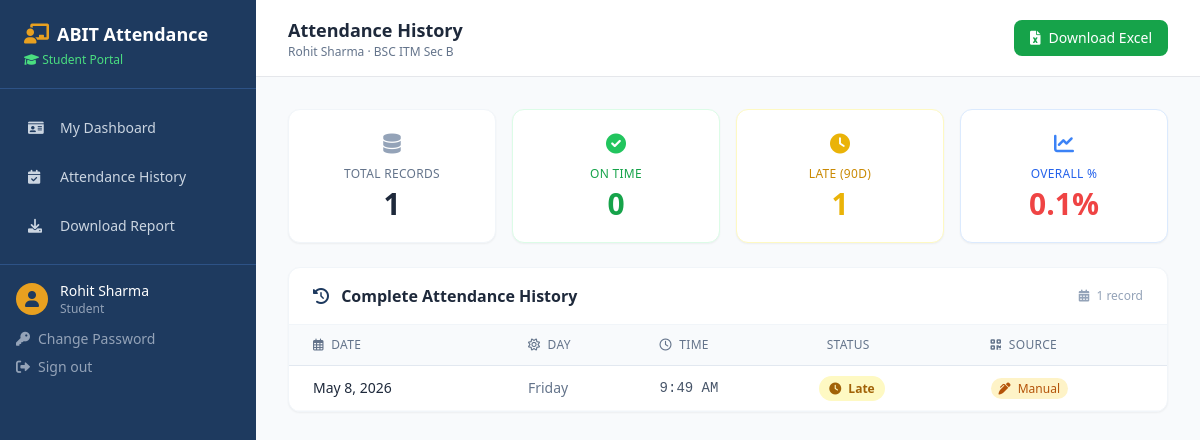
Screenshot of /student/attendance/ (signed in) with the database file from the repository.
### core/models.py (models this page shows, shortened)
class Student(models.Model):
    student_id = models.CharField(max_length=20, unique=True, db_index=True)
    name = models.CharField(max_length=100)
    course = models.CharField(max_length=50,  blank=True, default='')
    branch = models.CharField(max_length=50,  blank=True, default='')
    section = models.CharField(max_length=20,  blank=True, default='')
    student_class = models.CharField(max_length=100)
    email = models.EmailField(blank=True, null=True)
    face_enrolled = models.BooleanField(default=False)
    qr_generated  = models.BooleanField(default=False)
    admission_year = models.PositiveIntegerField(
        null=True, blank=True,
        help_text="e.g. 2022 for the 2022-26 batch"
    )
    roll_number = models.CharField(
        max_length=30, blank=True, default='', db_index=True,
        help_text="Structured roll/regd no — e.g. 22BTCSEA001. Auto-parsed to fill admission_year.",
    )
    session = models.ForeignKey(
        AcademicSession,
        on_delete=models.SET_NULL,
        null=True, blank=True,
        related_name='students',
        help_text="Academic session this student is enrolled in",
    )
    created_at = models.DateTimeField(auto_now_add=True)
    updated_at = models.DateTimeField(auto_now=True)
    class Meta:
        ordering = ['course', 'branch', 'section', 'name']
        verbose_name = 'Student'
        verbose_name_plural = 'Students'
    @property
    def batch(self):
        return get_batch_string(self.admission_year, self.course)
    @property
    def attendance_percentage(self):
        total_present = Attendance.objects.filter(student=self).count()
        session = self.session
        if not session:
            session = AcademicSession.objects.filter(
                course__iexact=self.course, is_active=True
            ).first()
        if session:
            working_days = session.get_working_days(up_to_date=date.today())
        else:
            working_days = Attendance.objects.values('date').distinct().count()
        if working_days == 0:
            return 0.0
        return round((total_present / working_days) * 100, 1)

class AcademicSession(models.Model):
    course = models.CharField(max_length=50, help_text="e.g. Btech, BCA, BCS")
    name = models.CharField(max_length=100, help_text="e.g. 2024-25")
    start_date = models.DateField()
    end_date   = models.DateField()
    is_active  = models.BooleanField(
        default=False,
        help_text="Only one session per course should be active at a time"
    )
    created_at = models.DateTimeField(auto_now_add=True)
    class Meta:
        ordering = ['-start_date']
        verbose_name = 'Academic Session'
        verbose_name_plural = 'Academic Sessions'
        unique_together = ('course', 'name')
    def get_holiday_dates(self):
        return set(
            Holiday.objects.filter(
                Q(session=self) | Q(session__isnull=True),
                date__range=(self.start_date, self.end_date)
            ).values_list('date', flat=True)
        )
    def get_working_days(self, up_to_date=None):
        end = min(up_to_date or date.today(), self.end_date)
        start   = self.start_date
        if end < start:
            return 0
        holiday_dates = self.get_holiday_dates()
        count   = 0
        current = start
        while current <= end:
            if current.weekday() != 6 and current not in holiday_dates:
                count += 1
            current += timedelta(days=1)
        return count

class Attendance(models.Model):
    student   = models.ForeignKey(
        Student, on_delete=models.CASCADE, related_name='attendance_records'
    )
    date = models.DateField(db_index=True)
    time = models.TimeField()
    is_late = models.BooleanField(default=False)
    is_manual = models.BooleanField(default=False)
    marked_at = models.DateTimeField(auto_now_add=True)
    class Meta:
        unique_together = ('student', 'date')
        ordering = ['-date', 'time']
        verbose_name = 'Attendance Record'
        verbose_name_plural = 'Attendance Records'

### core/views.py (the view)
# urls.py: path('student/attendance/', views.StudentAttendanceView.as_view(), name='student_attendance'),
@method_decorator(login_required, name='dispatch')
class StudentAttendanceView(StudentRequiredMixin, View):
    def get(self, request):
        profile = get_object_or_404(StudentProfile, user=request.user)
        student = profile.student
        records = Attendance.objects.filter(student=student).order_by('-date')
        trend = get_student_trend(student.student_id, days=90)
        on_time_count = records.filter(is_late=False).count()
        late_count = records.filter(is_late=True).count()
        return render(request, 'dashboard/student_attendance.html', {
            'student': student,
            'records': records,
            'trend': trend,
            'on_time_count': on_time_count,
            'late_count': late_count,
        })

### core/templates/dashboard/Student_attendance.html (shortened to what this page needs)
{% extends "dashboard/base.html" %}
{% block page_title %}Attendance History{% endblock %}
{% block page_subtitle %}{{ student.name }} · {{ student.student_class }}{% endblock %}
{% block header_actions %}
  <a href="{% url 'student_report_download' %}"
     class="flex items-center gap-2 bg-green-600 hover:bg-green-700 text-white text-sm font-medium px-4 py-2 rounded-lg transition-colors">
    <i class="fas fa-file-excel text-sm"></i>
    Download Excel
  </a>
{% endblock %}
{% block content %}
<div class="grid grid-cols-2 lg:grid-cols-4 gap-4 mb-6">
  <div class="bg-white rounded-xl border border-slate-100 shadow-sm p-5 text-center">
    <i class="fas fa-database text-slate-400 text-xl mb-2 block"></i>
    <p class="text-xs text-slate-500 uppercase tracking-wide font-medium mb-1">Total Records</p>
    <p class="text-3xl font-bold text-slate-800">{{ records|length }}</p>
  </div>
  <div class="bg-white rounded-xl border border-green-100 shadow-sm p-5 text-center">
    <i class="fas fa-check-circle text-green-500 text-xl mb-2 block"></i>
    <p class="text-xs text-green-600 uppercase tracking-wide font-medium mb-1">On Time</p>
    <p class="text-3xl font-bold text-green-600">{{ on_time_count }}</p>
  </div>
  <div class="bg-white rounded-xl border border-yellow-100 shadow-sm p-5 text-center">
    <i class="fas fa-clock text-yellow-500 text-xl mb-2 block"></i>
    <p class="text-xs text-yellow-600 uppercase tracking-wide font-medium mb-1">Late (90d)</p>
    <p class="text-3xl font-bold text-yellow-500">{{ late_count }}</p>
  </div>
  <div class="bg-white rounded-xl border border-blue-100 shadow-sm p-5 text-center">
    <i class="fas fa-chart-line text-blue-500 text-xl mb-2 block"></i>
    <p class="text-xs text-blue-600 uppercase tracking-wide font-medium mb-1">Overall %</p>
    <p class="text-3xl font-bold {% if student.attendance_percentage >= 75 %}text-green-600{% elif student.attendance_percentage >= 50 %}text-yellow-500{% else %}text-red-500{% endif %}">
      {{ student.attendance_percentage }}%
    </p>
  </div>
</div>
<div class="bg-white rounded-xl border border-slate-100 shadow-sm overflow-hidden">
  <div class="px-6 py-4 border-b border-slate-100 flex items-center justify-between">
    <h3 class="font-semibold text-slate-800">
      <i class="fas fa-history text-primary mr-2"></i> Complete Attendance History
    </h3>
    <span class="text-xs text-slate-400">
      <i class="fas fa-calendar-alt mr-1"></i> {{ records|length }} record{{ records|length|pluralize }}
    </span>
  </div>
  {% if records %}
  <div class="overflow-x-auto">
    <table class="w-full text-sm">
      <thead class="bg-slate-50 border-b border-slate-200">
        <tr>
          <th class="text-left text-slate-500 font-medium text-xs uppercase tracking-wide px-6 py-3">
            <i class="far fa-calendar-alt mr-1"></i> Date
          </th>
          <th class="text-left text-slate-500 font-medium text-xs uppercase tracking-wide px-4 py-3">
            <i class="far fa-sun mr-1"></i> Day
          </th>
          <th class="text-left text-slate-500 font-medium text-xs uppercase tracking-wide px-4 py-3">
            <i class="far fa-clock mr-1"></i> Time
          </th>
          <th class="text-left text-slate-500 font-medium text-xs uppercase tracking-wide px-4 py-3">
             Status
          </th>
          <th class="text-left text-slate-500 font-medium text-xs uppercase tracking-wide px-4 py-3">
            <i class="fas fa-qrcode mr-1"></i> Source
          </th>
        </tr>
      </thead>
      <tbody>
        {% for record in records %}
        <tr class="border-b border-slate-50 hover:bg-slate-50 transition-colors">
          <td class="px-6 py-3 font-medium text-slate-800">{{ record.date|date:"M j, Y" }}</td>
          <td class="px-4 py-3 text-slate-500">{{ record.date|date:"l" }}</td>
          <td class="px-4 py-3 font-mono text-slate-600">{{ record.time|time:"g:i A" }}</td>
          <td class="px-4 py-3">
            {% if record.is_late %}
              <span class="bg-yellow-100 text-yellow-700 text-xs font-semibold px-2.5 py-1 rounded-full">
                <i class="fas fa-clock mr-1 text-xs"></i> Late
              </span>
            {% else %}
              <span class="bg-green-100 text-green-700 text-xs font-semibold px-2.5 py-1 rounded-full">
                <i class="fas fa-check-circle mr-1 text-xs"></i> On Time
              </span>
            {% endif %}
          </td>
          <td class="px-4 py-3">
            {% if record.is_manual %}
              <span class="text-xs bg-amber-100 text-amber-700 px-2 py-0.5 rounded-full">
                <i class="fas fa-pen-alt mr-1 text-xs"></i> Manual
              </span>
            {% else %}
              <span class="text-xs bg-blue-100 text-blue-700 px-2 py-0.5 rounded-full">
                <i class="fas fa-qrcode mr-1 text-xs"></i> Scanner
              </span>
            {% endif %}
          </td>
        </tr>
        {% endfor %}
      </tbody>
    </table>
  </div>
  {% endif %}
</div>
{% endblock %}

### core/templates/dashboard/base.html (shortened to what this page needs)
<!DOCTYPE html>
<html lang="en">
<head>
  <script src="https://cdn.tailwindcss.com"></script>
  <link rel="stylesheet" href="https://cdnjs.cloudflare.com/ajax/libs/font-awesome/6.0.0-beta3/css/all.min.css">
</head>
<body class="bg-slate-50 text-slate-800">
  <aside id="sidebar" class="fixed top-0 left-0 w-64 bg-primary h-full z-40 transform -translate-x-full lg:translate-x-0 transition-transform duration-300 ease-in-out overflow-y-auto">
    <div class="px-6 py-5 border-b border-primary-light">
      <div class="flex items-center justify-between">
        <div class="flex items-center gap-2">
          <i class="fas fa-chalkboard-user text-accent text-xl"></i>
          <h1 class="text-white font-bold text-lg">ABIT Attendance</h1>
        </div>
      </div>
      {% if is_admin %}
      <p class="text-slate-400 text-xs mt-1"><i class="fas fa-crown text-xs"></i> Administrator</p>
      {% elif is_teacher %}
      <p class="text-yellow-400 text-xs mt-1"><i class="fas fa-chalkboard text-xs"></i> Teacher Portal</p>
      {% elif is_student %}
      <p class="text-green-400 text-xs mt-1"><i class="fas fa-graduation-cap text-xs"></i> Student Portal</p>
      {% endif %}
    </div>
    <nav class="px-3 py-4 space-y-1">
      {% if is_admin %}
      <a href="{% url 'dashboard' %}" class="sidebar-link {% if request.resolver_match.url_name == 'dashboard' %}active{% endif %}">
        <i class="fas fa-tachometer-alt w-5"></i> Dashboard
      </a>
      <a href="{% url 'scanner' %}" class="sidebar-link {% if request.resolver_match.url_name == 'scanner' %}active{% endif %}">
        <i class="fas fa-qrcode w-5"></i> Live Scanner
      </a>
      <div class="pt-3 pb-1 px-4 text-slate-500 text-xs font-semibold uppercase">Manage</div>
      <a href="{% url 'students' %}" class="sidebar-link"><i class="fas fa-users w-5"></i> Students</a>
      <a href="{% url 'student_add' %}" class="sidebar-link"><i class="fas fa-user-plus w-5"></i> Add Student</a>
      <a href="{% url 'student_import' %}" class="sidebar-link"><i class="fas fa-file-csv w-5"></i> Import CSV</a>
      <a href="{% url 'qr_generate' %}" class="sidebar-link"><i class="fas fa-qrcode w-5"></i> QR Codes</a>
      <a href="{% url 'face_enroll' %}" class="sidebar-link"><i class="fas fa-face-smile w-5"></i> Face Enrollment</a>
      <a href="{% url 'manual_attendance' %}" class="sidebar-link"><i class="fas fa-pen-alt w-5"></i> Manual Attendance</a>
      <a href="{% url 'attendance_upload' %}" class="sidebar-link"><i class="fas fa-upload w-5"></i> Upload Attendance</a>
      <div class="pt-3 pb-1 px-4 text-slate-500 text-xs font-semibold uppercase">Reports</div>
      <a href="{% url 'reports' %}" class="sidebar-link"><i class="fas fa-chart-pie w-5"></i> Reports</a>
      <a href="{% url 'attendance_alert' %}" class="sidebar-link"><i class="fas fa-bell w-5"></i> Attendance Alerts</a>
      <a href="{% url 'admin_change_requests' %}" class="sidebar-link"><i class="fas fa-clipboard-list w-5"></i> Change Requests</a>
      <div class="pt-3 pb-1 px-4 text-slate-500 text-xs font-semibold uppercase">Academic</div>
      <a href="{% url 'academic_sessions' %}" class="sidebar-link"><i class="fas fa-calendar-alt w-5"></i> Academic Sessions</a>
      <a href="{% url 'holidays' %}" class="sidebar-link"><i class="fas fa-gift w-5"></i> Holidays</a>
      <a href="{% url 'teacher_management' %}" class="sidebar-link"><i class="fas fa-chalkboard-teacher w-5"></i> Manage Teachers</a>
      <a href="{% url 'timetable_admin' %}" class="sidebar-link"><i class="fas fa-table w-5"></i> Timetables</a>
      <a href="{% url 'settings' %}" class="sidebar-link"><i class="fas fa-cog w-5"></i> Settings</a>
      {% elif is_student %}
      <a href="{% url 'student_dashboard' %}" class="sidebar-link"><i class="fas fa-id-card w-5"></i> My Dashboard</a>
      <a href="{% url 'student_attendance' %}" class="sidebar-link"><i class="fas fa-calendar-check w-5"></i> Attendance History</a>
      <a href="{% url 'student_report_download' %}" class="sidebar-link"><i class="fas fa-download w-5"></i> Download Report</a>
      {% endif %}
    </nav>
    <div class="px-4 py-4 border-t border-primary-light">
      <div class="flex items-center gap-3 mb-3">
        <div class="w-8 h-8 rounded-full bg-accent flex items-center justify-center">
          <i class="fas fa-user text-primary"></i>
        </div>
        <div>
          <p class="text-white text-sm">{{ request.user.get_full_name|default:request.user.username }}</p>
          <p class="text-slate-400 text-xs">{% if is_admin %}Admin{% elif is_teacher %}Teacher{% else %}Student{% endif %}</p>
        </div>
      </div>
      <a href="{% url 'password_change' %}" class="flex items-center gap-2 text-slate-400 hover:text-white text-sm mb-2">
        <i class="fas fa-key"></i> Change Password
      </a>
      <a href="{% url 'logout' %}" class="flex items-center gap-2 text-slate-400 hover:text-white text-sm">
        <i class="fas fa-sign-out-alt"></i> Sign out
      </a>
    </div>
  </aside>
  <main class="lg:ml-64 min-h-screen">
    <header class="bg-white border-b px-4 md:px-8 py-4 sticky top-0 z-30">
      <div class="flex items-center justify-between">
        <div class="pl-12 lg:pl-0">
          <h2 class="font-semibold text-slate-800 text-lg">{% block page_title %}Dashboard{% endblock %}</h2>
          <p class="text-slate-500 text-xs">{% block page_subtitle %}{% endblock %}</p>
        </div>
        <div class="flex items-center gap-3">
          {% block header_actions %}{% endblock %}
        </div>
      </div>
    </header>
    <div class="p-4 md:p-8">
      {% block content %}{% endblock %}
    </div>
  </main>
</body>
</html>

### rows the page displays
Student: name "Rohit Sharma", student_class "BSC ITM Sec B", attendance_percentage "0.1"
Attendance: date "May 8, 2026", date "Friday", time "9:49 AM", is_late True (drawn), is_manual True (drawn)

### other values shown
{{ request.user.get_full_name|default:request.user.username }} "Rohit Sharma"
{{ records|length }} "1"
{{ on_time_count }} "0"
{{ late_count }} "1"
